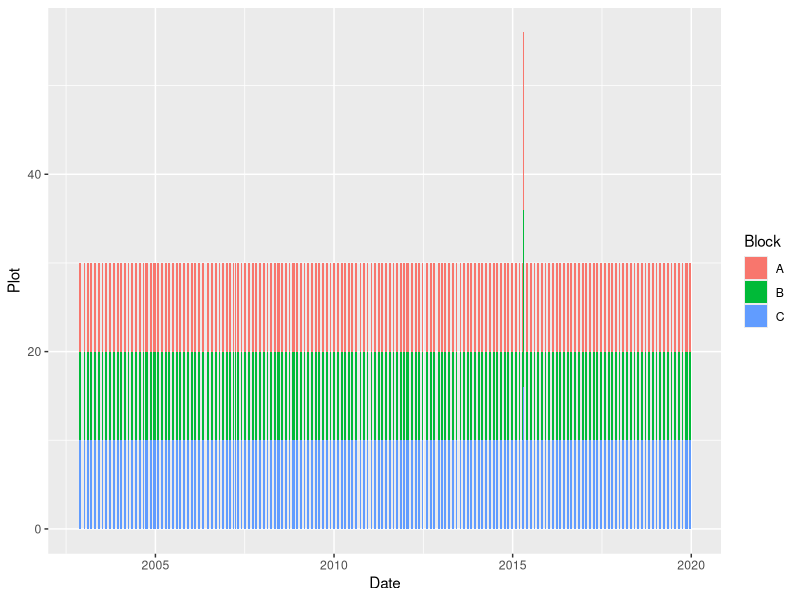
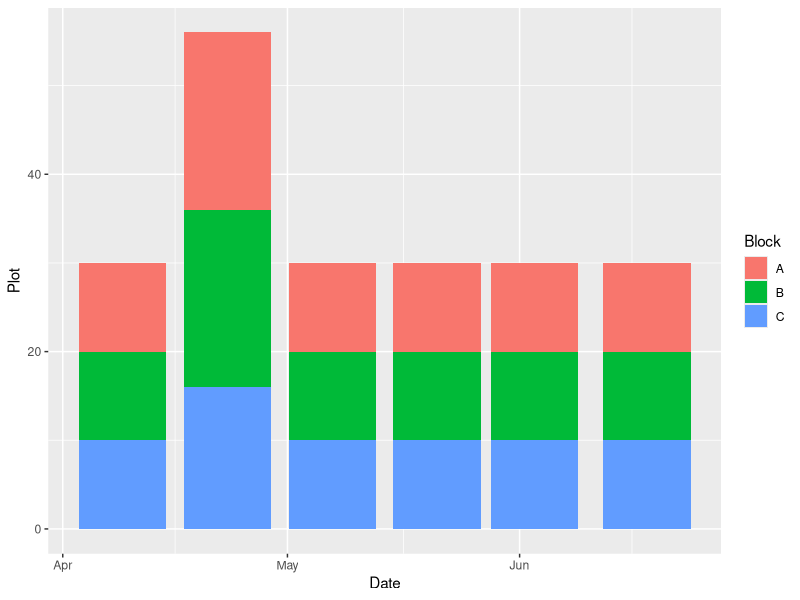
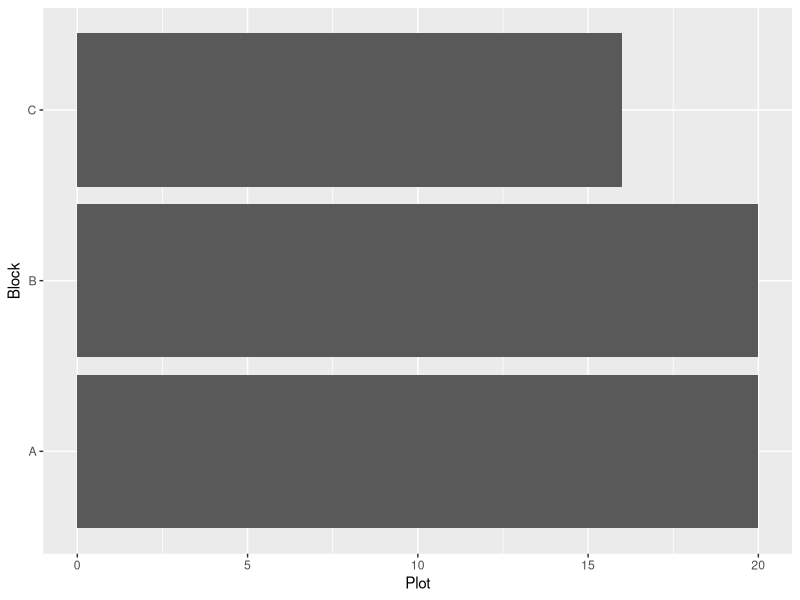
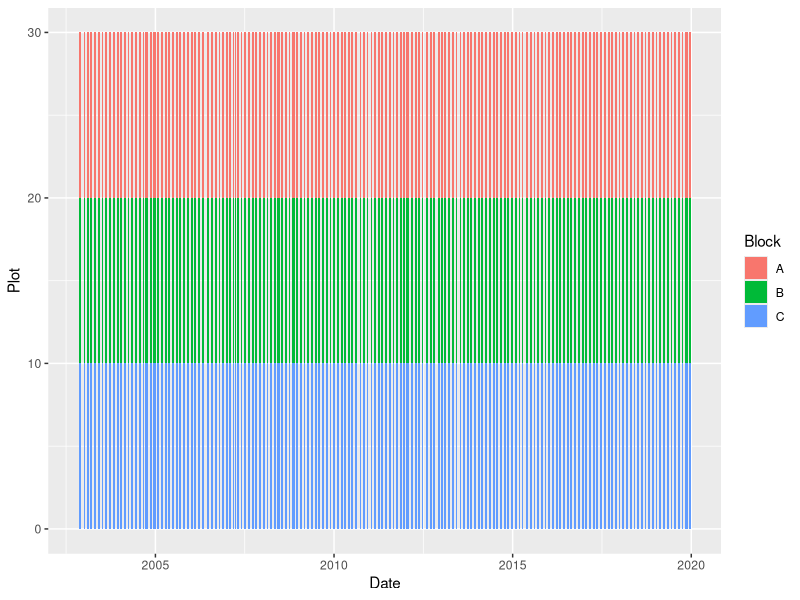

R code for these plots, in order:
library(tidyverse)
library(lubridate)


##############  Ecosystem Level R/L in the Luquillo Experimental Forest

# Data from: 
# https://portal.edirepository.org/nis/mapbrowse?packageid=knb-lter-luq.162.862754
# Citation: 
# RamIrez, A. 2020. Canopy Trimming Experiment (CTE) Litterfall ver 862754. 
# Environmental Data Initiative. https://doi.org/10.6073/pasta/725e8064673b05a53ef5bf5a45abb4db (Accessed 2021-10-08).



###################################cleaning raw data 
CTE <- read_csv("data/CTE-Litterfall-data_2002-2019.csv") %>% 
  mutate(Date = as.Date(Date, format = "%m/%d/%Y"), 
         Year = year(Date), 
         Month = month(Date))

#sanity check
# CTE %>% arrange(Year) %>%
#   ggplot() +
#   geom_col(aes(x = Date,
#                y = Plot,
#                fill = Block))

## foramt for years 2017, 2019 needs to be fixed
CTE_YYYY <- CTE %>% 
  filter(Year >1900)


CTE_YY <- CTE %>% 
  filter(Year <1900) %>% 
  mutate(Date = as.Date(paste((year(Date) +2000),"/",month(Date),"/",day(Date), sep = ""))) 


CTE_datesfixed <- CTE_YYYY %>% 
  rbind(CTE_YY) %>% 
  mutate(Year = year(Date), 
         Month = month(Date))

#sanity check:
CTE_datesfixed %>% 
  arrange(Year) %>% 
  ggplot() +
  geom_col(aes(x = Date, 
               y = Plot, 
               fill = Block))


## double entry of data,  April 23 2015 data

CTE_datesfixed %>% arrange(Year) %>% 
  filter(Year >2014 & Year <2016) %>% 
  filter(Month >3& Month <7) %>% 
  ggplot() +
  geom_col(aes(x = Date, 
               y = Plot, 
               fill = Block))

CTE_datesfixed %>% 
  arrange(Year) %>% 
  filter(Date == "2015-04-23") %>% 
 # distinct() %>% 
  ggplot() +
  geom_col(aes(x = Plot, 
               y = Block))

April_cln <- CTE_datesfixed %>% 
  filter(Date == "2015-04-23") %>% 
  distinct()

CTE_clean <- CTE_datesfixed %>% 
  filter(Date != "2015-04-23") %>% 
  left_join(April_cln)

##sanity check: looks good 
CTE_clean %>% 
  ggplot() +
  geom_col (aes(x = Date, y = Plot, fill = Block))

#write_csv(CTE_clean, file = "data/CTE_clean.csv")


